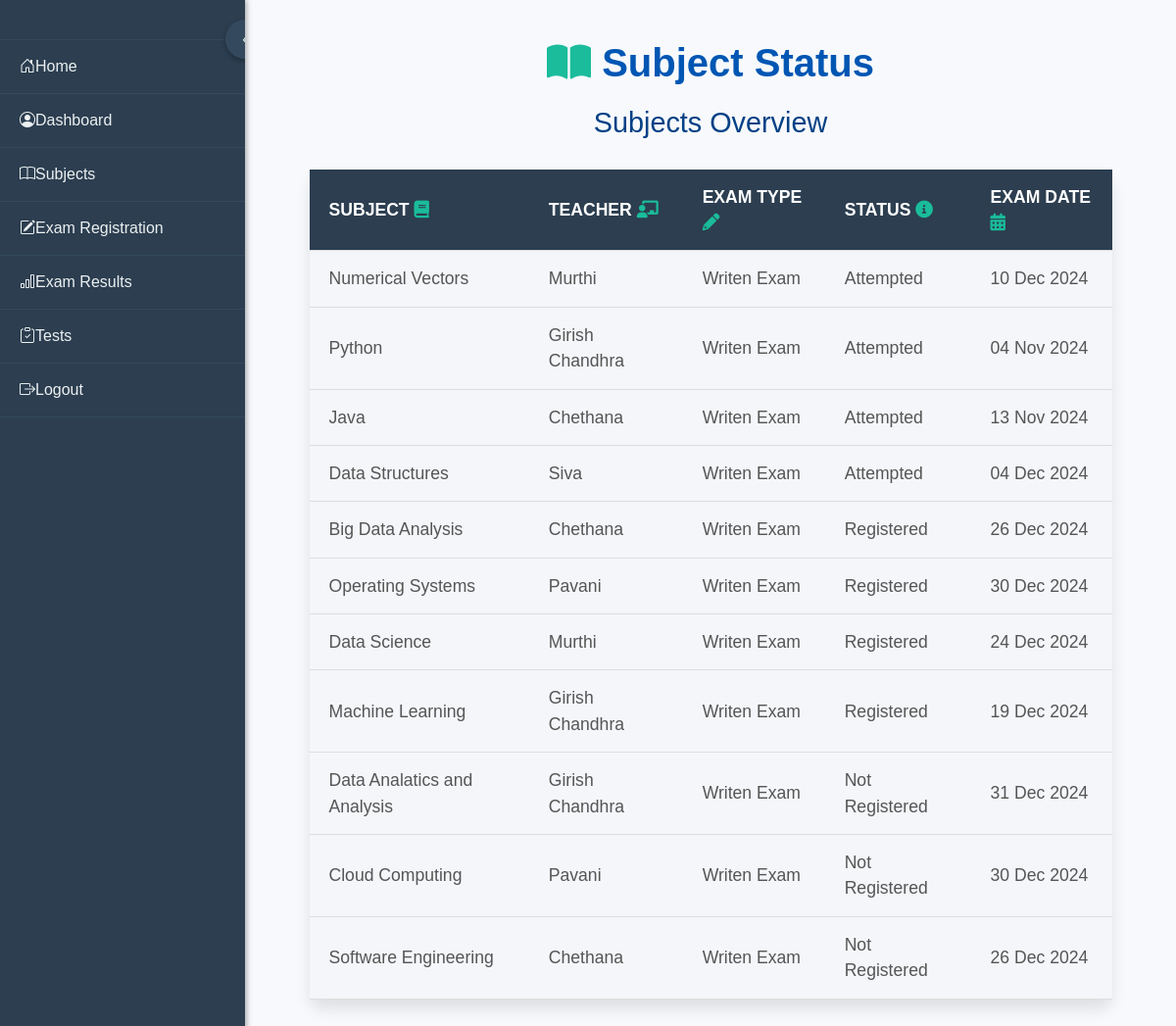
Page /subjects/2/ on the committed database.
### student/models.py (models this page shows, shortened)
class Subject(models.Model):
    name = models.CharField(max_length=100)
    teacher_in_charge = models.ForeignKey(Teacher, on_delete=models.SET_NULL, null=True)
    exam_type = models.CharField(max_length=100, default='Unkown')

class Teacher(models.Model):
    name = models.CharField(max_length=100)
    department = models.CharField(max_length=100)

class StudentPerformance(models.Model):
    student = models.ForeignKey(Student, on_delete=models.CASCADE)
    subject = models.ForeignKey(Subject, on_delete=models.CASCADE)
    marks_obtained = models.FloatField()
    exam_date = models.DateField()
    is_attempted = models.BooleanField(default=False,blank=True)

class ExamRegistration(models.Model):
    student = models.ForeignKey(Student, on_delete=models.CASCADE)
    subject = models.ForeignKey(Subject, on_delete=models.CASCADE)
    exam_date = models.DateField()
    exam_type = models.CharField(max_length=100, default='Unkown')  # Add this line to store exam type
    status = models.CharField(
        max_length=20,
        choices=[('Registered', 'Registered'), ('Completed', 'Completed'), ('Cancelled', 'Cancelled')]
    )

class Exam(models.Model):
    subject = models.ForeignKey(Subject, on_delete=models.CASCADE)  # Link to Subject
    exam_date = models.DateField()
    exam_type = models.CharField(max_length=100)  # E.g., 'Midterm', 'Final'
    duration = models.PositiveIntegerField()  # Duration in minutes

### student/views.py (the view)
# urls.py: path('subjects/<int:student_id>/', views.subjects_view, name='subjects'),
def subjects_view(request, student_id):
    student = get_object_or_404(Student, id=student_id)
    subjects = Subject.objects.all()
    subject_data = []
    for subject in subjects:
        status = "Not Registered"
        exam_date = None  # Default to None
        exam_type = subject.exam_type  # Get exam type from Subject model
        registration = ExamRegistration.objects.filter(student=student, subject=subject).first()
        if registration:
            status = registration.status
            exam_date = registration.exam_date  # Use exam date from registration
        performance = StudentPerformance.objects.filter(student=student, subject=subject).first()
        if performance and performance.is_attempted:
            status = "Attempted"
            exam_date = performance.exam_date  # Use exam date from performance
        if not exam_date:
            exam = Exam.objects.filter(subject=subject).first()
            if exam:
                exam_date = exam.exam_date  # Use exam date from the Exam model
        subject_data.append({
            "name": subject.name,
            "teacher": subject.teacher_in_charge.name if subject.teacher_in_charge else "N/A",
            "type": exam_type,  # Ensure we are using the exam type from Subject modelS
            "status": status,
            "exam_date": exam_date,
        })
    return render(request, "subjects.html", {"subject_data": subject_data, "student": student})

### templates/subjects.html (shortened to what this page needs)
{% extends 'base.html' %}
{% block content %}
  <h2 class="page-title">
    <i class="fas fa-book-open" style="color: #1abc9c;"></i> Subject Status
  </h2>
  <h3 class="section-title">Subjects Overview</h3>
  <div class="table-container">
    <table class="styled-table">
      <thead>
        <tr>
          <th>Subject <i class="fas fa-book" style="color: #1abc9c;"></i></th>
          <th>Teacher <i class="fas fa-chalkboard-teacher" style="color: #1abc9c;"></i></th>
          <th>Exam Type <i class="fas fa-pencil-alt" style="color: #1abc9c;"></i></th>
          <th>Status <i class="fas fa-info-circle" style="color: #1abc9c;"></i></th>
          <th>Exam Date <i class="fas fa-calendar-alt" style="color: #1abc9c;"></i></th>
        </tr>
      </thead>
      <tbody>
        {% for subject in subject_data %}
        <tr>
          <td>{{ subject.name }}</td>
          <td>{{ subject.teacher }}</td>
          <td>{{ subject.type }}</td>
          <td>{{ subject.status }}</td>
          <td>
            {% if subject.exam_date %}
              {{ subject.exam_date|date:"d M Y" }}
            {% else %}
              N/A
            {% endif %}
          </td>
        </tr>
        {% empty %}
        <tr>
          <td colspan="5" class="no-data-msg">No subjects found.</td>
        </tr>
        {% endfor %}
      </tbody>
    </table>
  </div>
{% endblock %}

### templates/base.html (style rules this page uses)
body { margin: 0; font-family: Arial, sans-serif; height: 100vh; display: flex; overflow: hidden; }

### templates/subjects.html (style rules this page uses)
body { font-family: 'Poppins', sans-serif; background-color: #f7f9fc; color: #333; margin: 0; padding: 0; }
.page-title { text-align: center; font-size: 2.5rem; margin-top: 20px; color: #0056b3; font-weight: 600; }
.section-title { text-align: center; font-size: 1.8rem; margin: 20px 0; color: #004085; font-weight: 500; }
.table-container { margin: 30px auto; width: 90%; max-width: 1200px; border-radius: 10px; background-color: #fff; box-shadow: 0 10px 15px rgba(0, 0, 0, 0.1); }
.styled-table { width: 100%; border-collapse: collapse; font-size: 1.1rem; color: #555; }
.styled-table th, .styled-table td { padding: 15px 20px; text-align: left; border-bottom: 1px solid #ddd; }
.styled-table th { background-color: #2c3e50; color: white; text-transform: uppercase; font-weight: bold; }
.styled-table tbody tr { background-color: #f4f6f9; }

### rows in the picture
Subject: name "Numerical Vectors", type "Writen Exam"
Teacher: teacher "Murthi" "Murthi"
StudentPerformance: exam_date "10 Dec 2024"
Subject: name "Python", type "Writen Exam"
Teacher: teacher "Girish Chandhra" "Girish Chandhra" "Girish Chandhra"
StudentPerformance: exam_date "04 Nov 2024"
Subject: name "Java", type "Writen Exam"
Teacher: teacher "Chethana" "Chethana" "Chethana"
StudentPerformance: exam_date "13 Nov 2024"
Subject: name "Data Structures", type "Writen Exam"
Teacher: teacher "Siva"
StudentPerformance: exam_date "04 Dec 2024"
Subject: name "Big Data Analysis", type "Writen Exam"
ExamRegistration: status "Registered", exam_date "26 Dec 2024"
Subject: name "Operating Systems", type "Writen Exam"
Teacher: teacher "Pavani" "Pavani"
ExamRegistration: status "Registered", exam_date "30 Dec 2024"
Subject: name "Data Science", type "Writen Exam"
ExamRegistration: status "Registered", exam_date "24 Dec 2024"
Subject: name "Machine Learning", type "Writen Exam"
ExamRegistration: status "Registered", exam_date "19 Dec 2024"
Subject: name "Data Analatics and Analysis", type "Writen Exam"
Exam: exam_date "31 Dec 2024"
Subject: name "Cloud Computing", type "Writen Exam"
Exam: exam_date "30 Dec 2024"
Subject: name "Software Engineering", type "Writen Exam"
Exam: exam_date "26 Dec 2024"

### other values in the picture
{{ subject.status }} "Attempted" "Attempted" "Attempted" "Attempted" "Not Registered" "Not Registered" "Not Registered"
